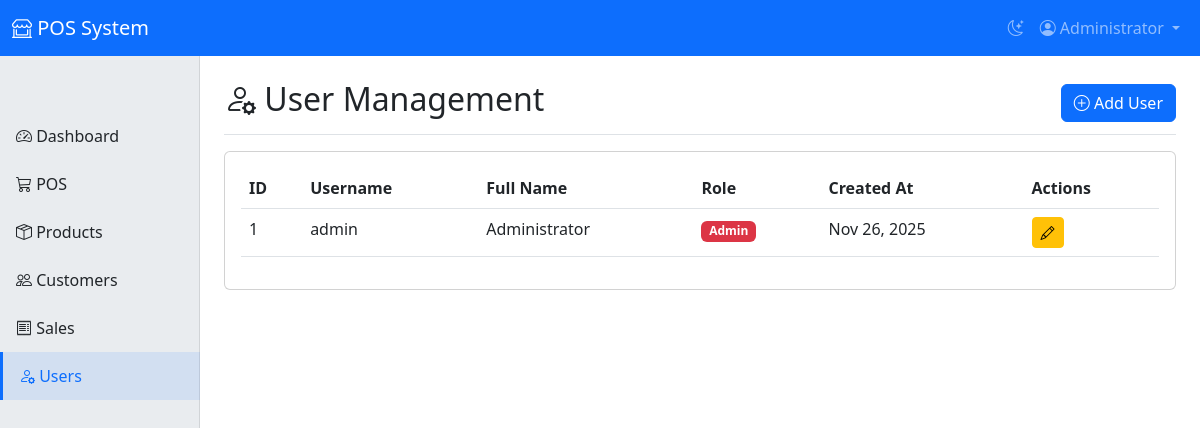
/users.php (signed in), run on the app's committed database.
### tables this page shows
CREATE TABLE users (
    id INT PRIMARY KEY AUTO_INCREMENT,
    username VARCHAR(50) UNIQUE NOT NULL,
    password VARCHAR(255) NOT NULL,
    fullname VARCHAR(100) NOT NULL,
    role ENUM('admin', 'manager') NOT NULL,
    created_at TIMESTAMP DEFAULT CURRENT_TIMESTAMP
);

### users.php (the view, shortened to what this page needs)
<?php
require_once 'header.php';
$users = $conn->query("SELECT * FROM users ORDER BY id");
?>
<div class="d-flex justify-content-between flex-wrap flex-md-nowrap align-items-center pb-2 mb-3 border-bottom">
    <h1 class="h2"><i class="bi bi-person-gear"></i> User Management</h1>
    <div class="btn-toolbar mb-2 mb-md-0">
        <button type="button" class="btn btn-primary" data-bs-toggle="modal" data-bs-target="#addUserModal">
            <i class="bi bi-plus-circle"></i> Add User
        </button>
    </div>
</div>
<div class="card">
    <div class="card-body">
        <div class="table-responsive">
            <table class="table table-hover">
                <thead>
                    <tr>
                        <th>ID</th>
                        <th>Username</th>
                        <th>Full Name</th>
                        <th>Role</th>
                        <th>Created At</th>
                        <th>Actions</th>
                    </tr>
                </thead>
                <tbody>
                    <?php while ($user = $users->fetch_assoc()): ?>
                    <tr>
                        <td><?php echo $user['id']; ?></td>
                        <td><?php echo $user['username']; ?></td>
                        <td><?php echo $user['fullname']; ?></td>
                        <td>
                            <span class="badge <?php echo $user['role'] === 'admin' ? 'bg-danger' : 'bg-primary'; ?>">
                                <?php echo ucfirst($user['role']); ?>
                            </span>
                        </td>
                        <td><?php echo date('M d, Y', strtotime($user['created_at'])); ?></td>
                        <td>
                            <button class="btn btn-sm btn-warning" onclick="editUser(<?php echo htmlspecialchars(json_encode($user)); ?>)">
                                <i class="bi bi-pencil"></i>
                            </button>
                        </td>
                    </tr>
                    <?php endwhile; ?>
                </tbody>
            </table>
        </div>
    </div>
</div>
<?php require_once 'footer.php'; ?>

### header.php (style rules this page uses)
body { padding-top: 56px; }

### data on the page
users: id "1", username "admin", fullname "Administrator", role "Admin", created_at "Nov 26, 2025"

### other printed values
$_SESSION['fullname'] "Administrator"
